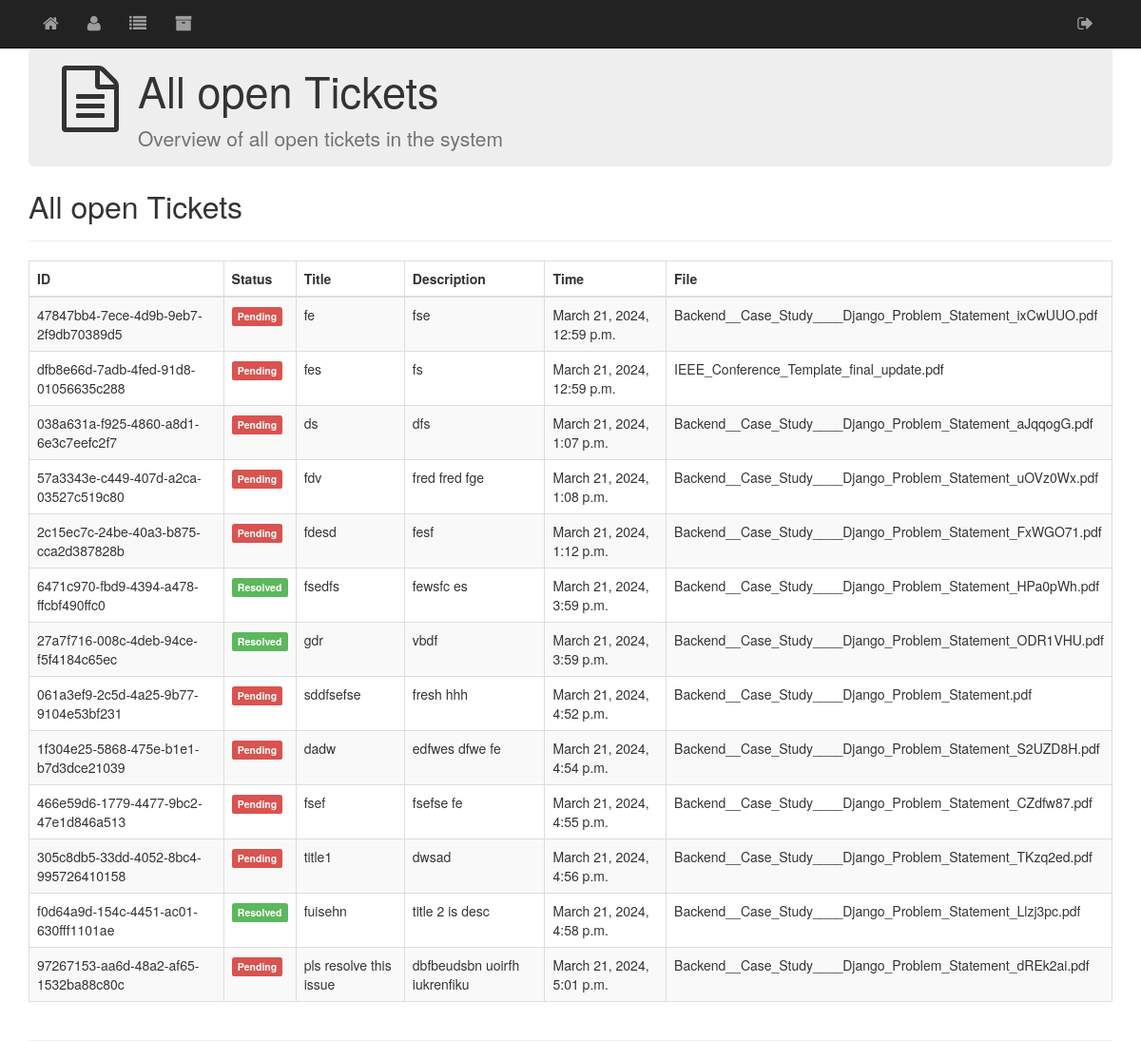
Screenshot of /all_tickets/ with the database file from the repository.
### mysite/models.py (models this page shows)
class Ticket(models.Model):
    id = models.UUIDField(primary_key=True, default=uuid.uuid4, editable=False)
    Username = models.CharField(max_length=255,blank=False)
    Title = models.CharField(max_length=255,blank=False)
    Description = models.TextField(max_length=255)
    Email = models.EmailField(max_length=254, blank=False)
    file= models.FileField()
    Time = models.DateTimeField(auto_now=True)
    Status = models.BooleanField(default=False, blank=False)

### mysite/views.py (the view)
# urls.py: path("all_tickets/",views.all_tickets, name="all_tickets"),
def all_tickets(request):
    all_tickets = Ticket.objects.all()
    return render(request,"all-tickets.html",{'tickets': all_tickets})

### templates/all-tickets.html (shortened to what this page needs)
{% extends "base.html" %}
{% block header_icon %}<i class="fa fa-file-text-o fa-5x"></i>{% endblock %}
{% block headline %}All open Tickets{% endblock %}
{% block head-message %}Overview of all open tickets in the system{% endblock %}
{% block content %}
<link rel="stylesheet" type="text/css" href="//cdn.datatables.net/plug-ins/9dcbecd42ad/integration/bootstrap/3/dataTables.bootstrap.css">
<div class="row">
    <div class="col-lg-12">
    <div class="page-header"><h1>All open Tickets</h1></div>
    <table id="assigned" class="table table-striped table-bordered" cellspacing="0" width="100%">
        <thead>
        <tr>
            <th>ID</th>
            <th>Status</th>
            <th>Title</th>
            <th>Description</th>
            <th>Time</th>
            <th>File</th>
        </tr>
        </thead>
        <tbody>
    {% for ticket in tickets %}
        <tr>
            <td>{{ ticket.id }}</a></td>
            <td>{% if ticket.Status == False %}
                   <span class="label label-danger">Pending</span>
                {% elif ticket.status == "IN PROGRESS" %}
                   <span class="label label-default">IN PROGRESS</span>
                {% elif ticket.status == "WAITING" %}
                   <span class="label label-warning">WAITING</span>
                {% elif ticket.Status == True %}
                   <span class="label label-success">Resolved</span>
                {% else %}
                {{ ticket.status }}
                {% endif %}
            </td>
            <td>{{ ticket.Title }}</td>
            <td>{{ ticket.Description }}</td>
            <td>{{ ticket.Time }}</td>
            <td>{{ ticket.file }}</td>
        </tr>
    {% endfor %}
    </tbody></table>
    </div>
</div>
{% endblock %}

### templates/base.html (shortened to what this page needs)
{% load static %}
<!DOCTYPE html>
<html lang="en">
  <head>
    <link
      href="{% static 'bootstrap/css/bootstrap.min.css' %}"
      rel="stylesheet"
    />
    <link
      href="{% static 'font-awesome/css/font-awesome.min.css' %}"
      rel="stylesheet"
    />
    <link
      rel="stylesheet"
      type="text/css"
      href="{% static 'css/style.css' %}"
      media="screen"
    />
    <link
      rel="stylesheet"
      type="text/css"
      href="{% static 'css/print.css' %}"
      media="print"
    />
  </head>
  <body>
    <nav class="navbar navbar-inverse navbar-fixed-top" role="navigation">
      <div class="container">
        <div class="collapse navbar-collapse" id="bs-example-navbar-collapse-1">
          <ul class="nav navbar-nav">
            <li>
              <a href="/home/" title="Inbox"><i class="fa fa-home"></i></a>
            </li>
            <li>
              <a href="/profile/" title="Profile"
                ><i class="fa fa-user"></i
              ></a>
            </li>
            <li>
              <a href="/all_tickets/" title="All Tickets"
                ><i class="fa fa-list"></i
              ></a>
            </li>
            <li>
              <a href="/admin/" title="admin"
                ><i class="fa fa-archive"></i
              ></a>
            </li>
          </ul>
          <ul class="nav navbar-nav navbar-right" style="padding-right: 20px">
            <li>
              <a href="/logout/" title="Logout"
                ><i class="fa fa-sign-out"></i
              ></a>
            </li>
          </ul>
        </div>
      </div>
    </nav>
    <div class="container">
      <div class="row">
        <div class="col-lg-12">
          <div class="jumbotron" style="padding: 0px; margin-bottom: 0px">
            <div class="container">
              <div id="header_icon">{% block header_icon %}{% endblock %}</div>
              <h1>{% block headline %}{% endblock %}</h1>
              <p id="header_subtitle">{% block head-message %}{% endblock %}</p>
            </div>
          </div>
        </div>
      </div>
      {% block breadcrum %} {% endblock %} {% block content %} {% endblock %}
      <hr />
    </div>
  </body>
</html>

### static/css/style.css (style rules this page uses)
body { padding-top: 50px; }
#header_icon { float: left; padding: 20px; }
#header_subtitle { color: #737373; }
.jumbotron h1 { font-size: 45px; }
.page-header { padding-bottom: 9px; margin: 24px 0px 20px; border-bottom: 1px solid #EEE; }
.page-header h1 { font-size: 32px; }
.navbar .fa { font-size: 18px; }

### static/css/print.css (style rules this page uses)
.jumbotron { display: none; }
a[href]:after { content: none !important; }

### rows the page displays
Ticket: id "47847bb4-7ece-4d9b-9eb7-2f9db70389d5", Status "Pending", Title "fe", Description "fse", Time "March 21, 2024, 12:59 p.m.", file "Backend__Case_Study____Django_Problem_Statement_ixCwUUO.pdf"
Ticket: id "dfb8e66d-7adb-4fed-91d8-01056635c288", Status "Pending", Title "fes", Description "fs", Time "March 21, 2024, 12:59 p.m.", file "IEEE_Conference_Template_final_update.pdf"
Ticket: id "038a631a-f925-4860-a8d1-6e3c7eefc2f7", Status "Pending", Title "ds", Description "dfs", Time "March 21, 2024, 1:07 p.m.", file "Backend__Case_Study____Django_Problem_Statement_aJqqogG.pdf"
Ticket: id "57a3343e-c449-407d-a2ca-03527c519c80", Status "Pending", Title "fdv", Description "fred fred fge", Time "March 21, 2024, 1:08 p.m.", file "Backend__Case_Study____Django_Problem_Statement_uOVz0Wx.pdf"
Ticket: id "2c15ec7c-24be-40a3-b875-cca2d387828b", Status "Pending", Title "fdesd", Description "fesf", Time "March 21, 2024, 1:12 p.m.", file "Backend__Case_Study____Django_Problem_Statement_FxWGO71.pdf"
Ticket: id "6471c970-fbd9-4394-a478-ffcbf490ffc0", Status "Resolved", Title "fsedfs", Description "fewsfc es", Time "March 21, 2024, 3:59 p.m.", file "Backend__Case_Study____Django_Problem_Statement_HPa0pWh.pdf"
Ticket: id "27a7f716-008c-4deb-94ce-f5f4184c65ec", Status "Resolved", Title "gdr", Description "vbdf", Time "March 21, 2024, 3:59 p.m.", file "Backend__Case_Study____Django_Problem_Statement_ODR1VHU.pdf"
Ticket: id "061a3ef9-2c5d-4a25-9b77-9104e53bf231", Status "Pending", Title "sddfsefse", Description "fresh hhh", Time "March 21, 2024, 4:52 p.m.", file "Backend__Case_Study____Django_Problem_Statement.pdf"
Ticket: id "1f304e25-5868-475e-b1e1-b7d3dce21039", Status "Pending", Title "dadw", Description "edfwes dfwe fe", Time "March 21, 2024, 4:54 p.m.", file "Backend__Case_Study____Django_Problem_Statement_S2UZD8H.pdf"
Ticket: id "466e59d6-1779-4477-9bc2-47e1d846a513", Status "Pending", Title "fsef", Description "fsefse fe", Time "March 21, 2024, 4:55 p.m.", file "Backend__Case_Study____Django_Problem_Statement_CZdfw87.pdf"
Ticket: id "305c8db5-33dd-4052-8bc4-995726410158", Status "Pending", Title "title1", Description "dwsad", Time "March 21, 2024, 4:56 p.m.", file "Backend__Case_Study____Django_Problem_Statement_TKzq2ed.pdf"
Ticket: id "f0d64a9d-154c-4451-ac01-630fff1101ae", Status "Resolved", Title "fuisehn", Description "title 2 is desc", Time "March 21, 2024, 4:58 p.m.", file "Backend__Case_Study____Django_Problem_Statement_Llzj3pc.pdf"
Ticket: id "97267153-aa6d-48a2-af65-1532ba88c80c", Status "Pending", Title "pls resolve this issue", Description "dbfbeudsbn uoirfh iukrenfiku", Time "March 21, 2024, 5:01 p.m.", file "Backend__Case_Study____Django_Problem_Statement_dREk2ai.pdf"
